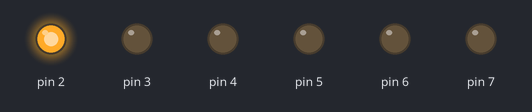
This sketch was run on a simulated Arduino Uno, built with avr-gcc and run on an emulated ATmega328P. On the bench: output pins drawn as LEDs (lit = HIGH).

Above: at 0.2 s.
At 1.7 s:
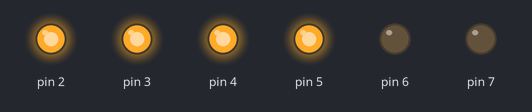
At 3.2 s:
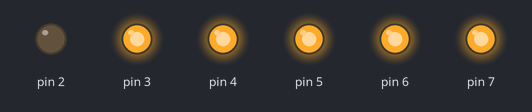
At 4.7 s:
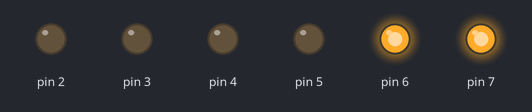
At 6.5 s:
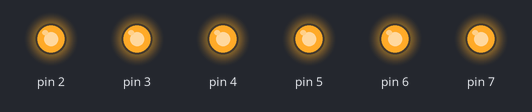
At 11.5 s:
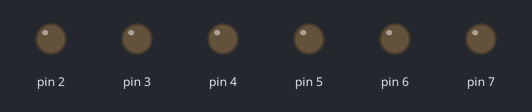
Timing chart, 0 to 15.6 s (numbered marks = the images above):
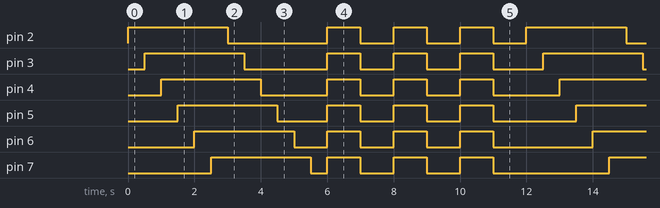

The sketch:

sketch_sep22a.ino
```cpp
//实现功能：Led灯逐渐点亮，之后逐渐熄灭，所有灯闪烁三次，依次循环

int val;//定义变量val
int BASE=2;//第一颗LED接的I/O引脚
int NUM=6;//LED的个数
int i=0;
int j=0;
void setup()
{
   for( i=BASE;i<BASE+NUM;i++)
   {
    pinMode(i,OUTPUT);//设定数字I/O口为输出
   }
}

void loop()
{
  for(i=BASE;i<BASE+NUM;i++)
  {
    digitalWrite(i,HIGH);//设定数字I/O口输出为高，逐渐开灯
    delay(500);
  }

  for(i=BASE;i<BASE+NUM;i++)
  {
    digitalWrite(i,LOW);//设定引脚输出为底，即逐渐灭灯
    delay(500);//延迟效果
  }

while(1)
{
  for(j=0;j<3;j++)
  {
    for(i=BASE;i<BASE+NUM;i++)
    {
    digitalWrite(i,HIGH);//高电平为开灯
    }
    delay(1000);
    for(i=BASE;i<BASE+NUM;i++)
    {
    digitalWrite(i,LOW);//低电平为关灯
    }
    delay(1000);
  }

 break;
}
}
```

Measured:
- by itself, pin 2: repeats every 12.0 s: LOW 3.0 s, 3 × (HIGH 1.0 s, LOW 1.0 s), HIGH 3.0 s
- by itself, pin 3: repeats every 12.0 s: LOW 2.5 s, 2 × (HIGH 1.0 s, LOW 1.0 s), HIGH 1.0 s, LOW 1.5 s, HIGH 3.0 s
- by itself, pin 4: repeats every 12.0 s: LOW 2.0 s, 2 × (HIGH 1.0 s, LOW 1.0 s), HIGH 1.0 s, LOW 2.0 s, HIGH 3.0 s
- by itself, pin 5: repeats every 12.0 s: LOW 1.5 s, 2 × (HIGH 1.0 s, LOW 1.0 s), HIGH 1.0 s, LOW 2.5 s, HIGH 3.0 s
- by itself, pin 6: repeats every 12.0 s: 3 × (LOW 1.0 s, HIGH 1.0 s), LOW 3.0 s, HIGH 3.0 s
- by itself, pin 7: repeats every 12.0 s: LOW 0.50 s, 2 × (HIGH 1.0 s, LOW 1.0 s), HIGH 1.0 s, LOW 3.5 s, HIGH 3.0 s
